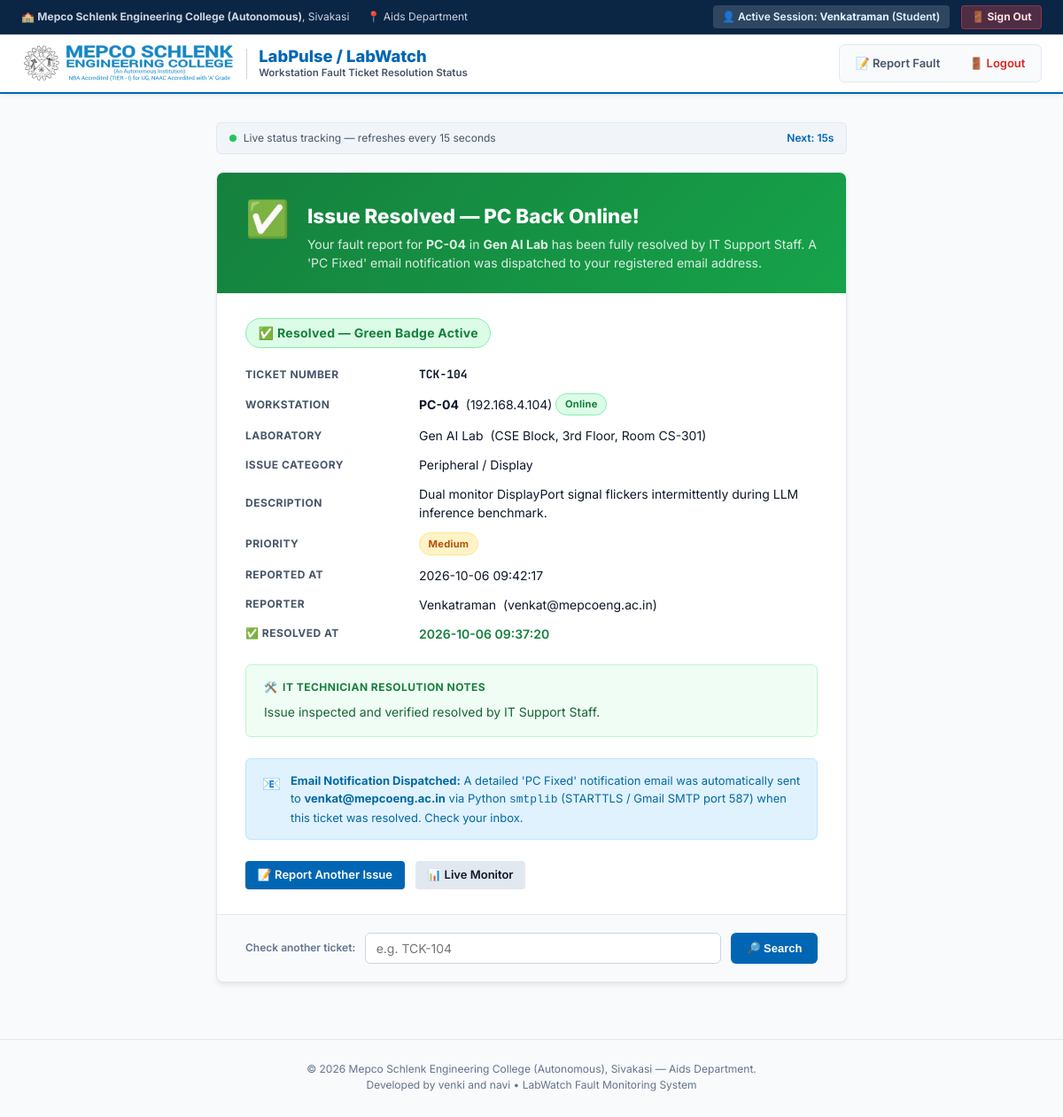
The app's page /status/TCK-104 (signed in) with its own data.
### tables this page shows
CREATE TABLE USERS (
    id INTEGER PRIMARY KEY AUTOINCREMENT,
    username TEXT UNIQUE NOT NULL,
    password_hash TEXT NOT NULL,
    full_name TEXT NOT NULL,
    email TEXT UNIQUE NOT NULL,
    role TEXT NOT NULL CHECK(role IN ('student', 'staff', 'technician', 'admin')),
    created_at TIMESTAMP DEFAULT CURRENT_TIMESTAMP
);

CREATE TABLE COMPUTERS (
    id INTEGER PRIMARY KEY AUTOINCREMENT,
    lab_id INTEGER NOT NULL,
    pc_number TEXT NOT NULL,
    ip_address TEXT UNIQUE NOT NULL,
    mac_address TEXT UNIQUE NOT NULL,
    status TEXT NOT NULL DEFAULT 'Online',
    specs TEXT,
    last_heartbeat TIMESTAMP,
    created_at TIMESTAMP DEFAULT CURRENT_TIMESTAMP,
    FOREIGN KEY (lab_id) REFERENCES LABS (id) ON DELETE CASCADE,
    UNIQUE (lab_id, pc_number)
);

CREATE TABLE LABS (
    id INTEGER PRIMARY KEY AUTOINCREMENT,
    lab_name TEXT UNIQUE NOT NULL,
    department TEXT NOT NULL,
    location TEXT NOT NULL,
    total_pcs INTEGER NOT NULL DEFAULT 0,
    created_at TIMESTAMP DEFAULT CURRENT_TIMESTAMP
);

CREATE TABLE TICKETS (
    id INTEGER PRIMARY KEY AUTOINCREMENT,
    ticket_number TEXT UNIQUE NOT NULL,
    user_id INTEGER NOT NULL,
    lab_id INTEGER NOT NULL,
    computer_id INTEGER NOT NULL,
    issue_category TEXT NOT NULL CHECK(
        issue_category IN (
            'Network Connectivity',
            'Operating System',
            'Hardware Fault',
            'Peripheral / Display',
            'Software Crash',
            'Power Issue',
            'Other'
        )
    ),
    description TEXT NOT NULL,
    status TEXT NOT NULL DEFAULT 'Pending' CHECK(
        status IN ('Pending', 'In Progress', 'Resolved', 'Closed')
    ),
    priority TEXT NOT NULL DEFAULT 'Medium' CHECK(
        priority IN ('Low', 'Medium', 'High', 'Critical')
    ),
    reported_at TIMESTAMP DEFAULT CURRENT_TIMESTAMP,
    resolved_at TIMESTAMP,
    technician_id INTEGER,
    resolution_notes TEXT,
    FOREIGN KEY (user_id) REFERENCES USERS (id) ON DELETE RESTRICT,
    FOREIGN KEY (lab_id) REFERENCES LABS (id) ON DELETE RESTRICT,
    FOREIGN KEY (computer_id) REFERENCES COMPUTERS (id) ON DELETE RESTRICT,
    FOREIGN KEY (technician_id) REFERENCES USERS (id) ON DELETE SET NULL
);

### python_server.py (the view)
@app.route("/status/<ticket_number>", methods=["GET"])
@login_required(roles=["student", "staff", "technician", "admin"])
def reporter_ticket_status(ticket_number: str):
    ticket_number = ticket_number.upper().strip()
    conn = get_db_connection()
    try:
        cursor = conn.cursor()
        cursor.execute("""
            SELECT t.id, t.ticket_number, t.issue_category, t.description,
                   t.status, t.priority, t.reported_at, t.resolved_at,
                   t.resolution_notes,
                   u.full_name AS reporter_name, u.email AS reporter_email,
                   c.pc_number, c.ip_address, c.mac_address, c.status AS pc_status,
                   l.lab_name, l.location AS lab_location
            FROM TICKETS t
            JOIN USERS u ON t.user_id = u.id
            JOIN LABS l ON t.lab_id = l.id
            JOIN COMPUTERS c ON t.computer_id = c.id
            WHERE UPPER(t.ticket_number) = ?
        """, (ticket_number,))
        ticket = cursor.fetchone()
        if not ticket:
            return render_template("status.html",
                                   ticket=None,
                                   ticket_number=ticket_number,
                                   error=f"Ticket '{ticket_number}' not found in the system.",
                                   logged_user=session.get("user"))
        return render_template("status.html",
                               ticket=dict(ticket),
                               ticket_number=ticket_number,
                               error=None,
                               logged_user=session.get("user"))
    finally:
        conn.close()

### python_server.py (called while the page is built)
def get_db_connection():
    conn = sqlite3.connect(DB_PATH, timeout=10.0)
    conn.row_factory = sqlite3.Row
    conn.execute("PRAGMA journal_mode = WAL;")
    conn.execute("PRAGMA synchronous = NORMAL;")
    conn.execute("PRAGMA foreign_keys = ON;")
    return conn

def login_required(roles=None):
    def decorator(f):
        @wraps(f)
        def decorated_function(*args, **kwargs):
            user = session.get("user")
            if not user:
                portal = "admin" if roles and all(r in ("admin", "technician") for r in roles) else "student"
                return redirect(url_for("login_page", portal=portal, error="Authentication required. Please sign in first."))
            if roles and user.get("role") not in roles:
                if user.get("role") in ("student", "staff"):
                    return redirect(url_for("user_issue_reporting", error="Access Denied: IT Staff administrative privileges required."))
                return redirect(url_for("login_page", error="Access Denied: Insufficient authorization."))
            return f(*args, **kwargs)
        return decorated_function
    return decorator

### templates/status.html (shortened to what this page needs)
<!DOCTYPE html>
<html lang="en">
<head>
</head>
<body>
  <div class="mepco-top-bar">
    <div class="top-bar-inner">
      <div class="top-bar-contact">
        <span>🏫 <strong>Mepco Schlenk Engineering College (Autonomous)</strong>, Sivakasi</span>
        <span>📍 Aids Department</span>
      </div>
      <div class="top-bar-accreditation" style="display:flex; align-items:center; gap:0.85rem;">
        <span style="background:rgba(255,255,255,.15); padding:0.25rem 0.65rem; border-radius:4px; color:#e0f2fe; font-size:0.75rem;">
          👤 Active Session: <strong>{{ logged_user['full_name'] if logged_user else 'User' }}</strong> ({{ (logged_user['role'] if logged_user else 'User')|title }})
        </span>
        <a href="/logout" style="color:#fee2e2; text-decoration:none; font-weight:700; font-size:0.75rem; background:rgba(239,68,68,.3); padding:0.22rem 0.65rem; border-radius:4px; border:1px solid rgba(239,68,68,.4); display:inline-flex; align-items:center; gap:0.3rem;">
          🚪 Sign Out
        </a>
      </div>
    </div>
  </div>
  <header class="mepco-main-header">
    <div class="main-header-inner">
      <a href="/report" class="mepco-brand-lockup">
        <img src="/static/mepco_logo.svg" alt="Mepco Schlenk Engineering College" class="mepco-logo-img">
        <div>
          <div class="labwatch-title">LabPulse / LabWatch</div>
          <div class="labwatch-dept">Workstation Fault Ticket Resolution Status</div>
        </div>
      </a>
      <nav class="campus-nav-tabs">
        <a href="/report" class="nav-tab-link">📝 Report Fault</a>
        <a href="/logout" class="nav-tab-link" style="color:#dc2626;">🚪 Logout</a>
      </nav>
    </div>
  </header>
  <main class="page-container">
    {% if error %}
    <div class="not-found-card">
      <div class="status-header-error">
        <div class="status-icon">🔍</div>
        <div class="status-header-text">
          <h1>Ticket Not Found</h1>
          <p>No record of "{{ ticket_number }}" in the LabPulse database.</p>
        </div>
      </div>
      <div class="status-card-body">
        <p style="color: var(--text-secondary); margin-bottom: 1.25rem;">
          {{ error }} Please double-check the ticket number (e.g., <code class="mono">TCK-104</code>)
          from your submission confirmation or re-submit a fault report.
        </p>
        <div class="action-links">
          <a href="/report" class="btn-action btn-primary">📝 Submit New Report</a>
          <a href="/"       class="btn-action btn-secondary">📊 Live Monitor</a>
        </div>
      </div>
      <div class="search-form">
        <span style="font-size:0.75rem; color: var(--text-muted); font-weight:600;">Check another ticket:</span>
        <form action="" method="GET" onsubmit="goToTicket(event)" style="display:flex;gap:.65rem;flex:1;">
          <input class="search-input" id="search-ticket-id" type="text"
                 placeholder="e.g. TCK-104" maxlength="12" autocomplete="off">
          <button type="submit" class="btn-search">🔎 Search</button>
        </form>
      </div>
    </div>
    {% else %}
    <div class="auto-refresh-strip" id="refresh-strip">
      <span><span class="refresh-dot"></span> Live status tracking — refreshes every 15 seconds</span>
      <span id="refresh-countdown" style="font-weight:600; color: var(--mepco-blue);">Next: 15s</span>
    </div>
    <div class="status-card">
      {% if ticket.status == 'Resolved' or ticket.status == 'Closed' %}
      <div class="status-header-resolved">
        <div class="status-icon">✅</div>
        <div class="status-header-text">
          <h1>Issue Resolved — PC Back Online!</h1>
          <p>
            Your fault report for <strong>{{ ticket.pc_number }}</strong> in
            <strong>{{ ticket.lab_name }}</strong> has been fully resolved by IT Support Staff.
            A 'PC Fixed' email notification was dispatched to your registered email address.
          </p>
        </div>
      </div>
      {% endif %}
      <div class="status-card-body">
        <div style="margin-bottom: 1.25rem;">
          {% if ticket.status == 'Resolved' or ticket.status == 'Closed' %}
          <span class="badge badge-resolved" style="font-size:0.875rem; padding: 0.35rem 0.85rem;">
            ✅ {{ ticket.status }} — Green Badge Active
          </span>
          {% elif ticket.status == 'In Progress' %}
          <span class="badge badge-progress" style="font-size:0.875rem; padding: 0.35rem 0.85rem;">
            🔧 {{ ticket.status }}
          </span>
          {% else %}
          <span class="badge badge-pending" style="font-size:0.875rem; padding: 0.35rem 0.85rem;">
            ⏳ {{ ticket.status }}
          </span>
          {% endif %}
        </div>
        <div class="field-grid">
          <div class="field-label">Ticket Number</div>
          <div class="field-value"><span class="mono">{{ ticket.ticket_number }}</span></div>
          <div class="field-label">Workstation</div>
          <div class="field-value">
            <strong>{{ ticket.pc_number }}</strong>&nbsp;
            ({{ ticket.ip_address }})&nbsp;
            {% if ticket.pc_status == 'Online' %}
            <span class="badge badge-online">Online</span>
            {% else %}
            <span class="badge badge-offline">{{ ticket.pc_status }}</span>
            {% endif %}
          </div>
          <div class="field-label">Laboratory</div>
          <div class="field-value">{{ ticket.lab_name }} &nbsp;({{ ticket.lab_location }})</div>
          <div class="field-label">Issue Category</div>
          <div class="field-value">{{ ticket.issue_category }}</div>
          <div class="field-label">Description</div>
          <div class="field-value" style="flex-direction:column; align-items:flex-start;">
            <span>{{ ticket.description }}</span>
          </div>
          <div class="field-label">Priority</div>
          <div class="field-value">
            {% if ticket.priority == 'Critical' %}
            <span class="badge badge-critical">Critical</span>
            {% else %}
            <span class="badge badge-pending">{{ ticket.priority }}</span>
            {% endif %}
          </div>
          <div class="field-label">Reported At</div>
          <div class="field-value">{{ ticket.reported_at }}</div>
          <div class="field-label">Reporter</div>
          <div class="field-value">{{ ticket.reporter_name }} &nbsp;({{ ticket.reporter_email }})</div>
          {% if ticket.resolved_at %}
          <div class="field-label">✅ Resolved At</div>
          <div class="field-value" style="color:#15803d; font-weight:600;">
            {{ ticket.resolved_at }}
          </div>
          {% endif %}
        </div>
        {% if ticket.status == 'Resolved' or ticket.status == 'Closed' %}
        {% if ticket.resolution_notes %}
        <div class="resolution-box">
          <div class="resolution-box-title">
            <span>🛠️</span> IT Technician Resolution Notes
          </div>
          <div class="resolution-box-notes">{{ ticket.resolution_notes }}</div>
        </div>
        {% endif %}
        <div class="email-notice">
          <span style="font-size:1.1rem;">📧</span>
          <div>
            <strong>Email Notification Dispatched:</strong> A detailed 'PC Fixed' notification email
            was automatically sent to <strong>{{ ticket.reporter_email }}</strong> via Python
            <code>smtplib</code> (STARTTLS / Gmail SMTP port 587) when this ticket was resolved.
            Check your inbox.
          </div>
        </div>
        <div class="action-links">
          <a href="/report" class="btn-action btn-primary">📝 Report Another Issue</a>
          <a href="/" class="btn-action btn-secondary">📊 Live Monitor</a>
        </div>
        {% endif %}
      </div>
      <div class="search-form">
        <span style="font-size:0.75rem; color: var(--text-muted); font-weight:600;">Check another ticket:</span>
        <form action="" method="GET" onsubmit="goToTicket(event)" style="display:flex;gap:.65rem;flex:1;">
          <input class="search-input" id="search-ticket-id" type="text"
                 placeholder="e.g. TCK-104" maxlength="12" autocomplete="off">
          <button type="submit" class="btn-search">🔎 Search</button>
        </form>
      </div>
    </div>
    {% endif %}
  </main>
  <footer class="page-footer">
    <p>
      &copy; 2026 Mepco Schlenk Engineering College (Autonomous), Sivakasi &mdash; Aids Department.<br>
      Developed by venki and navi &bull; LabWatch Fault Monitoring System
    </p>
  </footer>
</body>
</html>

### records on screen
USERS: role "Student", reporter_name "Venkatraman", reporter_email "venkat@mepcoeng.ac.in"
COMPUTERS: pc_number "PC-04", ip_address "192.168.4.104"
LABS: lab_name "Gen AI Lab", lab_location "CSE Block, 3rd Floor, Room CS-301"
TICKETS: status "Resolved", ticket_number "TCK-104", issue_category "Peripheral / Display", description "Dual monitor DisplayPort signal flickers intermittently during LLM inference benchmark.", priority "Medium", reported_at "2026-10-06 09:42:17", resolved_at "2026-10-06 09:37:20", resolution_notes "Issue inspected and verified resolved by IT Support Staff."

### other values on screen
{{ logged_user['full_name'] if logged_user else 'User' }} "Venkatraman"
